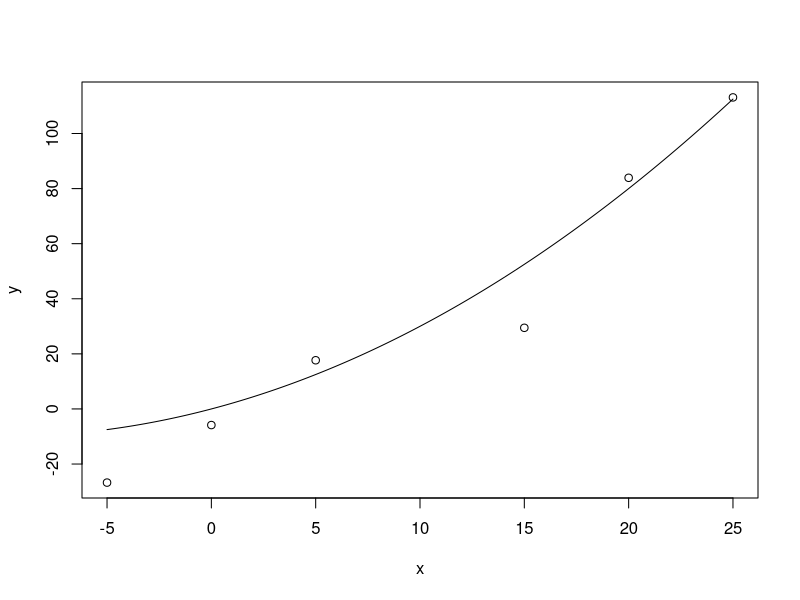
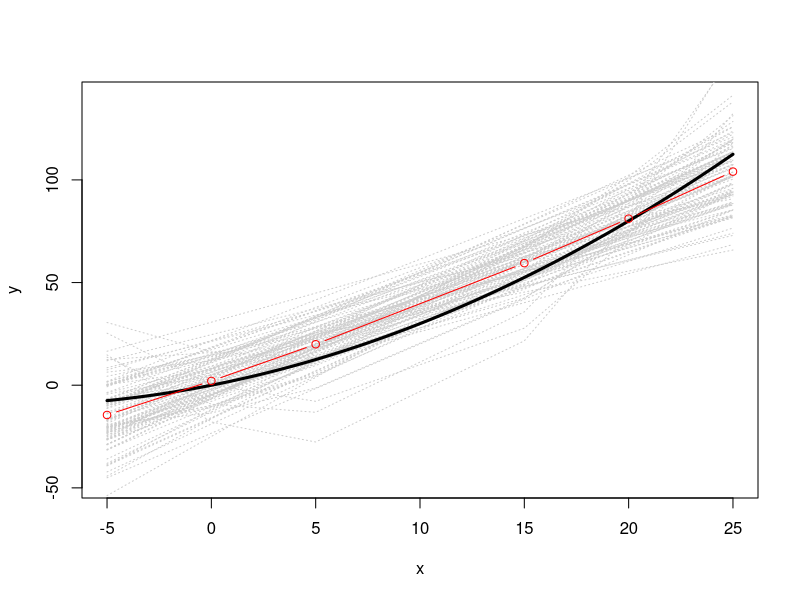

The R script that drew these images, in order:
## ---- chunk 1
knitr::opts_chunk$set(echo = TRUE)
## ---- chunk 2

# Harald Weedon-Fekjær, OCBE-OuS <harald.weedon-fekjar@medisin.uio.no>
# Tema:      Simulate automatic model choose with spare data
# Prosjekt:  General, 2019
# Språk:	   S (http://www.r-project.org )


# *********************************************************************
# ********** Basic simulation and ploting of exsample data:  **********
# *********************************************************************
# -----

set.seed(3)
a <- 2; b <- 0.1; 
x <- (-50:250)/10
y <- 0+a*x+b*x^2
sim <- data.frame(x=c(-5,0,5,15,20,25))
  # Alternativly:  sim <- data.frame(x=runif(12,-1,12))
sim$y <- 0+a*sim$x+b*sim$x^2 + rnorm(length(sim$x),0,20)
plot(x,y,type="l",ylim=c(min(y,sim$y),max(y,sim$y)))
points(sim$x,sim$y)


# -----
# ***************************************************
# ********** Simulation: Table model fit:  **********
# ***************************************************
# -----

# Spares data:
set.seed(3)
a <- 2; b <- 0.1; 
x <- (-50:250)/10
y <- 0+a*x+b*x^2
#
res <- rep(NA,1000)
for (i in 1:1000) {
  sim <- data.frame(x=c(-5,0,5,15,20,25))
  sim$x2 <- sim$x^2
  sim$y <- 0+a*sim$x+b*sim$x^2 + rnorm(length(sim$x),0,20)
  m1 <- lm(y~1,data=sim)
  m2 <- lm(y~1+x,data=sim)
  m3 <- lm(y~1+x2,data=sim)
  m4 <- lm(y~1+x+x2,data=sim)
  bestmodel <- which.min(c(AIC(m1),AIC(m2),AIC(m3),AIC(m4)))
  res[i] <- bestmodel  
}
table(res)

# -----

# Lot of data:
set.seed(3)
a <- 2; b <- 0.1; 
x <- (-50:250)/10
y <- 0+a*x+b*x^2
#
res <- rep(NA,1000)
for (i in 1:1000) {
  sim <- data.frame(x=-5+0:300/10)
  sim$x2 <- sim$x^2
  sim$y <- 0+a*sim$x+b*sim$x^2 + rnorm(length(sim$x),0,20)
  m1 <- lm(y~1,data=sim)
  m2 <- lm(y~1+x,data=sim)
  m3 <- lm(y~1+x2,data=sim)
  m4 <- lm(y~1+x+x2,data=sim)
  bestmodel <- which.min(c(AIC(m1),AIC(m2),AIC(m3),AIC(m4)))
  res[i] <- bestmodel  
}
table(res)


# -----
# ***************************************************
# ********** Simulation: Plot model fit:  **********
# ***************************************************
# -----

# Spares data:
set.seed(3)
a <- 2; b <- 0.1; 
x <- (-50:250)/10
y <- 0+a*x+b*x^2
plot(x,y,type="l",ylim=c(min(y,sim$y),max(y,sim$y)))
#
res <- matrix(NA,nrow=100,ncol=6)
for (i in 1:100) {
  sim <- data.frame(x=c(-5,0,5,15,20,25))
  sim$x2 <- sim$x^2
  sim$y <- 0+a*sim$x+b*sim$x^2 + rnorm(length(sim$x),0,20)
  m1 <- lm(y~1,data=sim)
  m2 <- lm(y~1+x,data=sim)
  m3 <- lm(y~1+x2,data=sim)
  m4 <- lm(y~1+x+x2,data=sim)
  bestmodel <- which.min(c(AIC(m1),AIC(m2),AIC(m3),AIC(m4)))
  bm <- list(m1,m2,m2,m4)[[bestmodel]]
  lines(sim$x,predict(bm,newdata=sim),lty=3,col=gray(0.8))
  res[i,] <- predict(bm,newdata=sim)
}
lines(x,y,lwd=3)
lines(sim$x,apply(res,2,mean),col="red",type="b")


